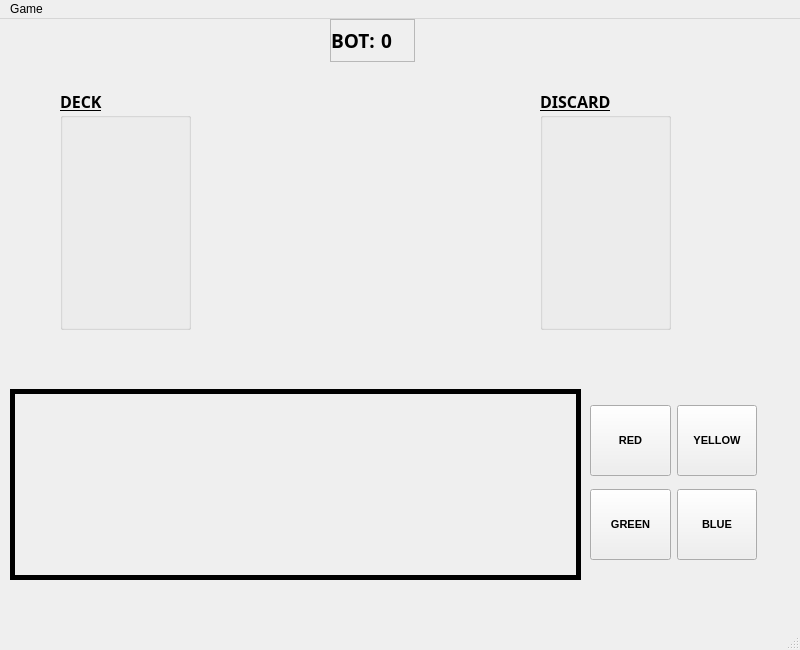
<?xml version="1.0" encoding="UTF-8"?>
<ui version="4.0">
 <class>MainWindow</class>
 <widget class="QMainWindow" name="MainWindow">
  <property name="geometry">
   <rect>
    <x>0</x>
    <y>0</y>
    <width>800</width>
    <height>650</height>
   </rect>
  </property>
  <property name="minimumSize">
   <size>
    <width>800</width>
    <height>650</height>
   </size>
  </property>
  <property name="maximumSize">
   <size>
    <width>800</width>
    <height>650</height>
   </size>
  </property>
  <property name="windowTitle">
   <string>UNO</string>
  </property>
  <property name="windowIcon">
   <iconset>
    <normaloff>img/icons8-uno-100.png</normaloff>
    <normalon>img/icons8-uno-100.png</normalon>img/icons8-uno-100.png</iconset>
  </property>
  <property name="layoutDirection">
   <enum>Qt::LeftToRight</enum>
  </property>
  <property name="documentMode">
   <bool>false</bool>
  </property>
  <property name="dockNestingEnabled">
   <bool>false</bool>
  </property>
  <property name="unifiedTitleAndToolBarOnMac">
   <bool>false</bool>
  </property>
  <widget class="QWidget" name="centralwidget">
   <widget class="QScrollArea" name="player_hand">
    <property name="geometry">
     <rect>
      <x>10</x>
      <y>370</y>
      <width>571</width>
      <height>191</height>
     </rect>
    </property>
    <property name="sizePolicy">
     <sizepolicy hsizetype="Expanding" vsizetype="Expanding">
      <horstretch>0</horstretch>
      <verstretch>0</verstretch>
     </sizepolicy>
    </property>
    <property name="minimumSize">
     <size>
      <width>571</width>
      <height>191</height>
     </size>
    </property>
    <property name="maximumSize">
     <size>
      <width>571</width>
      <height>191</height>
     </size>
    </property>
    <property name="frameShape">
     <enum>QFrame::Box</enum>
    </property>
    <property name="frameShadow">
     <enum>QFrame::Plain</enum>
    </property>
    <property name="lineWidth">
     <number>5</number>
    </property>
    <property name="midLineWidth">
     <number>0</number>
    </property>
    <property name="verticalScrollBarPolicy">
     <enum>Qt::ScrollBarAlwaysOff</enum>
    </property>
    <property name="horizontalScrollBarPolicy">
     <enum>Qt::ScrollBarAsNeeded</enum>
    </property>
    <property name="sizeAdjustPolicy">
     <enum>QAbstractScrollArea::AdjustIgnored</enum>
    </property>
    <property name="widgetResizable">
     <bool>true</bool>
    </property>
    <widget class="QWidget" name="scrollAreaWidgetContents">
     <property name="geometry">
      <rect>
       <x>0</x>
       <y>0</y>
       <width>561</width>
       <height>181</height>
      </rect>
     </property>
     <layout class="QHBoxLayout" name="horizontalLayout"/>
    </widget>
   </widget>
   <widget class="QGroupBox" name="groupBox">
    <property name="geometry">
     <rect>
      <x>60</x>
      <y>70</y>
      <width>131</width>
      <height>241</height>
     </rect>
    </property>
    <property name="font">
     <font>
      <family>Unispace</family>
      <pointsize>12</pointsize>
      <weight>75</weight>
      <bold>true</bold>
      <underline>true</underline>
     </font>
    </property>
    <property name="title">
     <string>DECK</string>
    </property>
    <widget class="QLabel" name="deck">
     <property name="geometry">
      <rect>
       <x>10</x>
       <y>40</y>
       <width>120</width>
       <height>200</height>
      </rect>
     </property>
     <property name="autoFillBackground">
      <bool>false</bool>
     </property>
     <property name="frameShape">
      <enum>QFrame::NoFrame</enum>
     </property>
     <property name="text">
      <string/>
     </property>
     <property name="pixmap">
      <pixmap>img/card_back.png</pixmap>
     </property>
     <property name="scaledContents">
      <bool>true</bool>
     </property>
     <property name="margin">
      <number>-5</number>
     </property>
    </widget>
   </widget>
   <widget class="QGroupBox" name="groupBox_2">
    <property name="geometry">
     <rect>
      <x>540</x>
      <y>70</y>
      <width>131</width>
      <height>241</height>
     </rect>
    </property>
    <property name="font">
     <font>
      <family>Unispace</family>
      <pointsize>12</pointsize>
      <weight>75</weight>
      <bold>true</bold>
      <underline>true</underline>
     </font>
    </property>
    <property name="title">
     <string>DISCARD</string>
    </property>
    <widget class="QLabel" name="discard">
     <property name="geometry">
      <rect>
       <x>10</x>
       <y>40</y>
       <width>120</width>
       <height>200</height>
      </rect>
     </property>
     <property name="autoFillBackground">
      <bool>false</bool>
     </property>
     <property name="frameShape">
      <enum>QFrame::NoFrame</enum>
     </property>
     <property name="text">
      <string/>
     </property>
     <property name="pixmap">
      <pixmap>img/card_back.png</pixmap>
     </property>
     <property name="scaledContents">
      <bool>true</bool>
     </property>
     <property name="margin">
      <number>-5</number>
     </property>
    </widget>
   </widget>
   <widget class="QFrame" name="frame">
    <property name="geometry">
     <rect>
      <x>330</x>
      <y>0</y>
      <width>85</width>
      <height>43</height>
     </rect>
    </property>
    <property name="frameShape">
     <enum>QFrame::StyledPanel</enum>
    </property>
    <property name="frameShadow">
     <enum>QFrame::Raised</enum>
    </property>
    <layout class="QHBoxLayout" name="horizontalLayout_3">
     <property name="leftMargin">
      <number>0</number>
     </property>
     <property name="topMargin">
      <number>0</number>
     </property>
     <property name="rightMargin">
      <number>0</number>
     </property>
     <property name="bottomMargin">
      <number>0</number>
     </property>
     <item>
      <widget class="QLabel" name="label">
       <property name="font">
        <font>
         <family>Unispace</family>
         <pointsize>14</pointsize>
         <weight>75</weight>
         <bold>true</bold>
        </font>
       </property>
       <property name="text">
        <string>BOT:</string>
       </property>
      </widget>
     </item>
     <item>
      <widget class="QLabel" name="bot_count">
       <property name="font">
        <font>
         <family>Unispace</family>
         <pointsize>14</pointsize>
         <weight>75</weight>
         <bold>true</bold>
        </font>
       </property>
       <property name="text">
        <string>0</string>
       </property>
      </widget>
     </item>
    </layout>
   </widget>
   <widget class="QWidget" name="layoutWidget">
    <property name="geometry">
     <rect>
      <x>590</x>
      <y>379</y>
      <width>167</width>
      <height>171</height>
     </rect>
    </property>
    <layout class="QGridLayout" name="gridLayout">
     <item row="0" column="0">
      <widget class="QPushButton" name="RED">
       <property name="enabled">
        <bool>true</bool>
       </property>
       <property name="minimumSize">
        <size>
         <width>0</width>
         <height>71</height>
        </size>
       </property>
       <property name="maximumSize">
        <size>
         <width>16777215</width>
         <height>16777215</height>
        </size>
       </property>
       <property name="font">
        <font>
         <pointsize>8</pointsize>
         <weight>75</weight>
         <bold>true</bold>
        </font>
       </property>
       <property name="autoFillBackground">
        <bool>false</bool>
       </property>
       <property name="styleSheet">
        <string notr="true"/>
       </property>
       <property name="text">
        <string>RED</string>
       </property>
      </widget>
     </item>
     <item row="0" column="1">
      <widget class="QPushButton" name="YELLOW">
       <property name="enabled">
        <bool>true</bool>
       </property>
       <property name="minimumSize">
        <size>
         <width>75</width>
         <height>71</height>
        </size>
       </property>
       <property name="maximumSize">
        <size>
         <width>16777215</width>
         <height>16777215</height>
        </size>
       </property>
       <property name="font">
        <font>
         <pointsize>8</pointsize>
         <weight>75</weight>
         <bold>true</bold>
        </font>
       </property>
       <property name="mouseTracking">
        <bool>false</bool>
       </property>
       <property name="focusPolicy">
        <enum>Qt::StrongFocus</enum>
       </property>
       <property name="autoFillBackground">
        <bool>false</bool>
       </property>
       <property name="styleSheet">
        <string notr="true"/>
       </property>
       <property name="text">
        <string>YELLOW</string>
       </property>
      </widget>
     </item>
     <item row="1" column="0">
      <widget class="QPushButton" name="GREEN">
       <property name="enabled">
        <bool>true</bool>
       </property>
       <property name="minimumSize">
        <size>
         <width>75</width>
         <height>71</height>
        </size>
       </property>
       <property name="maximumSize">
        <size>
         <width>16777215</width>
         <height>16777215</height>
        </size>
       </property>
       <property name="font">
        <font>
         <pointsize>8</pointsize>
         <weight>75</weight>
         <bold>true</bold>
        </font>
       </property>
       <property name="autoFillBackground">
        <bool>false</bool>
       </property>
       <property name="styleSheet">
        <string notr="true"/>
       </property>
       <property name="text">
        <string>GREEN</string>
       </property>
      </widget>
     </item>
     <item row="1" column="1">
      <widget class="QPushButton" name="BLUE">
       <property name="enabled">
        <bool>true</bool>
       </property>
       <property name="minimumSize">
        <size>
         <width>75</width>
         <height>71</height>
        </size>
       </property>
       <property name="maximumSize">
        <size>
         <width>16777215</width>
         <height>16777215</height>
        </size>
       </property>
       <property name="font">
        <font>
         <pointsize>8</pointsize>
         <weight>75</weight>
         <bold>true</bold>
        </font>
       </property>
       <property name="autoFillBackground">
        <bool>false</bool>
       </property>
       <property name="styleSheet">
        <string notr="true"/>
       </property>
       <property name="text">
        <string>BLUE</string>
       </property>
      </widget>
     </item>
    </layout>
   </widget>
  </widget>
  <widget class="QMenuBar" name="menubar">
   <property name="geometry">
    <rect>
     <x>0</x>
     <y>0</y>
     <width>800</width>
     <height>22</height>
    </rect>
   </property>
   <widget class="QMenu" name="menuGame">
    <property name="title">
     <string>Game</string>
    </property>
    <addaction name="actionNew_Game"/>
    <addaction name="actionHow_To_Play"/>
    <addaction name="actionExit"/>
   </widget>
   <addaction name="menuGame"/>
  </widget>
  <widget class="QStatusBar" name="statusbar"/>
  <action name="actionNew_Game">
   <property name="text">
    <string>New Game</string>
   </property>
  </action>
  <action name="actionExit">
   <property name="text">
    <string>Exit</string>
   </property>
  </action>
  <action name="actionHow_To_Play">
   <property name="text">
    <string>Tutorial</string>
   </property>
  </action>
 </widget>
 <resources/>
 <connections/>
</ui>
